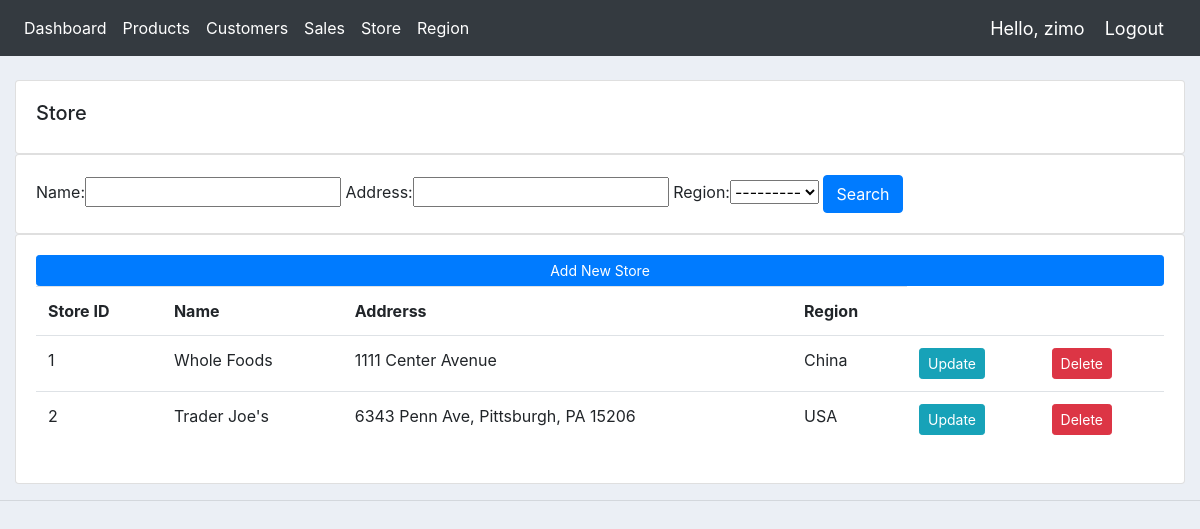
Screenshot of /stores/ (signed in) with the database file from the repository.
### accounts/models.py (models this page shows, shortened)
class Region(models.Model):
	name = models.CharField(max_length=200)
	def __str__(self):
		return self.name

class Store(models.Model):
	name = models.CharField(max_length=200)
	address = models.CharField(max_length=200, null=True)
	region = models.ForeignKey(Region, on_delete=models.PROTECT)

### accounts/decorators.py (the view)
		def wrapper_func(request, *args, **kwargs):
			group = None
			if request.user.groups.exists():
				group = request.user.groups.all()[0].name
			if group in allowed_roles:
				return view_func(request, *args, **kwargs)
			else:
				return render(request, "store/NotAuth.html")

### accounts/views.py (called while the page is built)
@login_required(login_url='login')
@allowed_users(allowed_roles=['admin'])
@admin_only
def store(request):
	stores = Store.objects.all()
	myFilter = StoreFilter(request.GET, queryset=stores)
	stores = myFilter.qs
	context = {'stores': stores, 'myFilter': myFilter}
	return render(request, 'accounts/stores.html', context)

### accounts/templates/accounts/stores.html
{%  extends 'accounts/main.html' %}
{% block content %}
		<br>
		<div class="row">
			<div class="col-md">
				<div class="card card-body">
					<h5>Store</h5>
				</div>
				<div class="card card-body">
					<form method="get" style="font-size: medium;">
						{{myFilter.form}}
						<button class="btn btn-primary" type="submit">Search</button>
					</form>
				</div>
				<div class="card card-body">
					<a class="btn btn-primary  btn-sm btn-block" href="{% url 'create_store' %}">Add New Store</a>
					<table class="table">
						<tr>
							<th>Store ID</th>
							<th>Name</th>
							<th>Addrerss</th>
							<th>Region</th>
						</tr>
						{% for i in stores %}
							<tr>
								<td>{{i.id}}</td>
								<td>{{i.name}}</td>
								<td>{{i.address}}</td>
								<td>{{i.region}}</td>
								<td><a class="btn btn-sm btn-info" href="{% url 'update_store' i.id %}">Update</a></td>
								<td><a class="btn btn-sm btn-danger" href="{% url 'delete_store' i.id %}">Delete</a></td>
							</tr>
						{% endfor %}
					</table>
				</div>
			</div>
		</div>
{% endblock content %}

### accounts/templates/accounts/navbar.html (shortened to what this page needs)
{% load static %}
<nav class="navbar navbar-expand-lg navbar-dark bg-dark">
  <div class="collapse navbar-collapse" id="navbarNav">
    <ul class="navbar-nav">
      <li class="nav-item active">
        <a class="nav-link" href="{% url 'home' %}">Dashboard</a>
      </li>
      <li class="nav-item active">
        <a class="nav-link" href="{% url 'products' %}">Products</a>
      </li>
      <li class="nav-item active">
        <a class="nav-link" href="{% url 'users' %}">Customers</a>
      </li>
      <li class="nav-item active">
        <a class="nav-link" href="{% url 'sales' %}">Sales</a>
      </li>
      <li class="nav-item active">
        <a class="nav-link" href="{% url 'stores' %}">Store</a>
      </li>
      <li class="nav-item active">
        <a class="nav-link" href="{% url 'regions' %}">Region</a>
      </li>
    </ul>
  </div>
  <span class="hello-msg">Hello, {{request.user}}</span>
  <span ><a  class="hello-msg" href="{% url 'logout' %}">Logout</a></span>
</nav>

### static/css/main.css (style rules this page uses)
body { background-color: #ebeff5; }

### accounts/templates/accounts/navbar.html (style rules this page uses)
.hello-msg { font-size: 18px; color: #fff; margin-right: 20px; }

### rows the page displays
Store: id "1", name "Whole Foods", address "1111 Center Avenue", region "China"
Store: id "2", name "Trader Joe's", address "6343 Penn Ave, Pittsburgh, PA 15206", region "USA"

### other values shown
{{ request.user }} "zimo"
